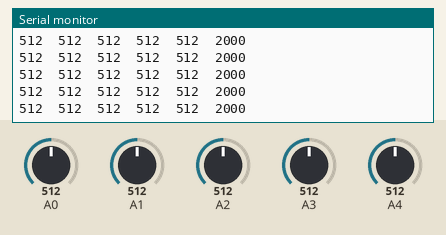
Recording of a sketch running on a simulated Arduino Uno, built with avr-gcc and run on an emulated ATmega328P. On the bench: the last lines printed to the serial monitor. The test bench sets the inputs (shaded band); at power-on: A0 = 512, A1 = 512, A2 = 512, A3 = 512, A4 = 512.

Above: at 2.7 s.
2.8 s: A0 set to 716
At 3.19 s:
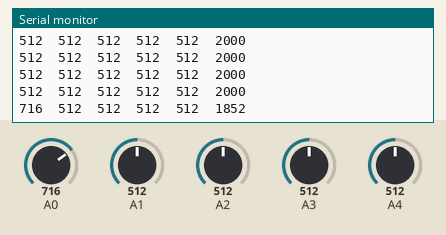
4.3 s: A1 set to 716
At 4.45 s:
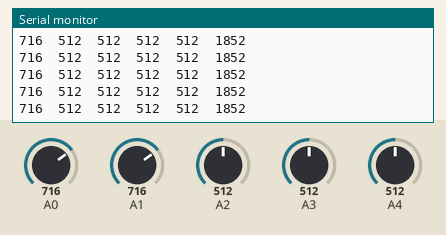
7.3 s: A2 set to 716
At 7.47 s:
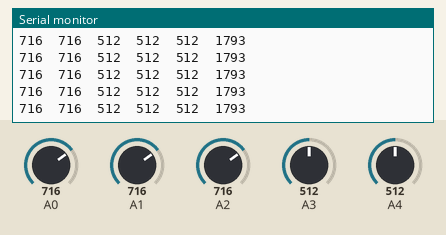
8.8 s: A3 set to 716
At 8.98 s:
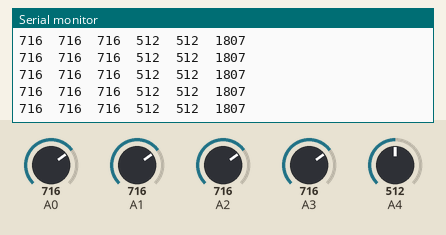
10.3 s: A4 set to 716
At 10.49 s:
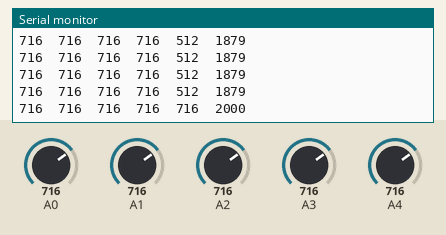
11.8 s: A0 set to 992
At 12.0 s:
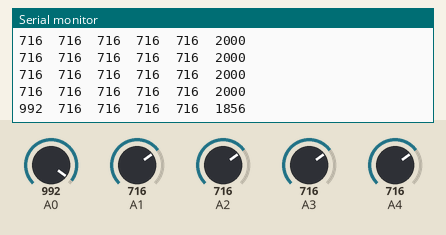
Timing chart, 0 to 14.3 s (numbered marks = the images above; inputs shaded):
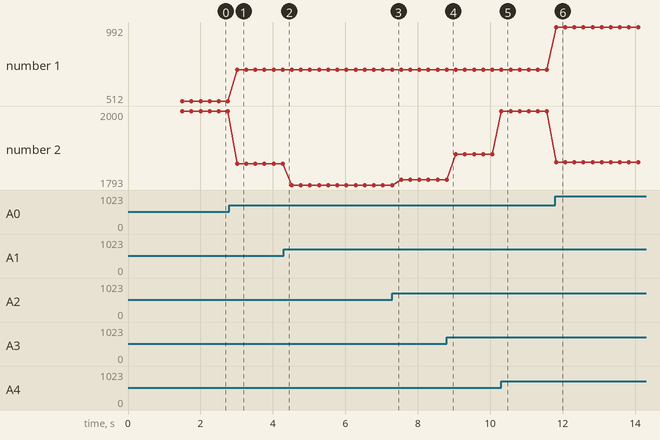

The sketch:

QTRARawValuesExample.ino
```cpp
#include <QTRSensors.h>

// This example is designed for use with six QTR-1A sensors or the first six sensors of a
// QTR-8A module.  These reflectance sensors should be connected to analog inputs 0 to 5.
// The QTR-8A's emitter control pin (LEDON) can optionally be connected to digital pin 2,
// or you can leave it disconnected and change the EMITTER_PIN #define below from 2 to
// QTR_NO_EMITTER_PIN.

// The main loop of the example reads the raw sensor values (uncalibrated).
// You can test this by taping a piece of 3/4" black electrical tape to a piece of white
// paper and sliding the sensor across it.  It prints the sensor values to the serial
// monitor as numbers from 0 (maximum reflectance) to 1023 (minimum reflectance).


#define NUM_SENSORS            5 // number of sensors used
#define NUM_SAMPLES_PER_SENSOR  4  // average 4 analog samples per sensor reading
#define EMITTER_PIN             2  // emitter is controlled by digital pin 2

// sensors 0 through 5 are connected to analog inputs 0 through 5, respectively
QTRSensorsAnalog qtra(2,3,4,5,6);
unsigned int sensorValues[NUM_SENSORS];
int position1;

void setup()
{
  delay(500);
  Serial.begin(9600); // set the data rate in bits per second for serial data transmission
  delay(1000);
}


void loop()
{
  // read raw sensor values
  qtra.readPrivate(sensorValues);

  // print the sensor values as numbers from 0 to 1023, where 0 means maximum reflectance and
  // 1023 means minimum reflectance
  for (unsigned char i = 0; i < NUM_SENSORS; i++)
  {
    Serial.print(sensorValues[i]);
    Serial.print('\t'); // tab to format the raw data into columns in the Serial monitor
  }
  position1=qtra.readline(sensorValues);
  Serial.println(position1);
  Serial.println();

  delay(250);
}
```

Measured:
- after the input at 2.8 s, the serial monitor: prints a new line after 0.21 s (image 1)
- after the input at 10.3 s, the serial monitor: prints a new line at once (image 5)
- after the input at 11.8 s, the serial monitor: prints a new line at once (image 6)
- plotted number 1: 512 → 716 after the input at 2.8 s, 716 → 992 after the input at 11.8 s
- plotted number 2: 2000 → 1852 after the input at 2.8 s, 1852 → 1793 after the input at 4.3 s, 1793 → 1807 after the input at 7.3 s, 1807 → 1879 after the input at 8.8 s, 1879 → 2000 after the input at 10.3 s
